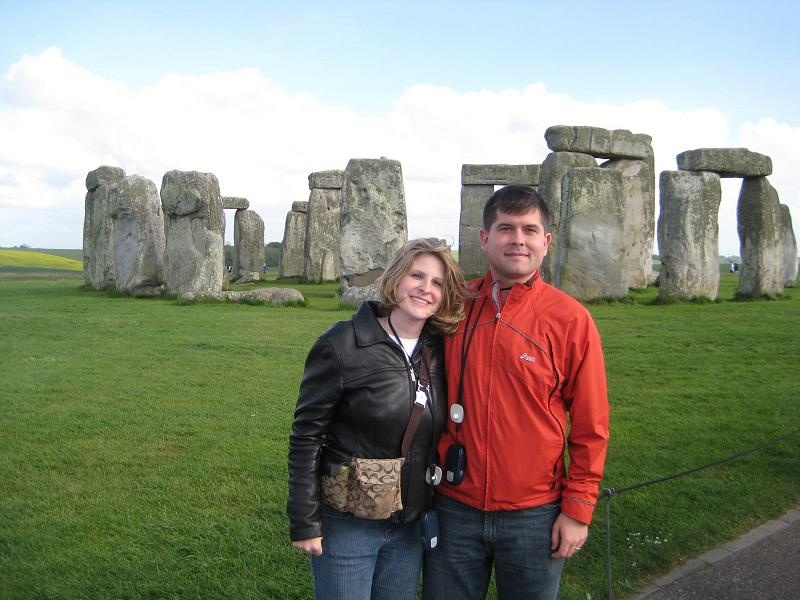
//> input picture hadoop-computer-vision/input/img_2500.jpg, 800 x 600 px
$ ./faceDetect ../../../hadoop-computer-vision/input/ out.png   (built with g++ and OpenCV 4)
//> lines starting //> are read from the running program, lines starting //| are printed output that depends on the picture; after the words box and inside, x2 and y2 are one past the last pixel; in counts of white or black regions, pixels touching at a corner belong together
//============================================================================
// Name        : faceDetect.cpp
// Author      : Eric Frohnhoefer
// Version     :
// Description : Face detection in C++
//============================================================================

#include <sys/types.h>
#include <dirent.h>
#include <errno.h>
#include <iostream>
#include <string>
#include <vector>
#include <iomanip>
#include <opencv2/core/core.hpp>
#include <opencv2/objdetect/objdetect.hpp>
#include <opencv2/imgproc/imgproc.hpp>
#include <opencv2/highgui/highgui.hpp>

using namespace cv;
using namespace std;

// Create memory for calculations
static CvMemStorage* storage = 0;

// Create a new Haar classifier
static CvHaarClassifierCascade* cascade = 0;

string classifierName[3] = {
		"./classifiers/haarcascade_frontalface_alt.xml",
		"./classifiers/haarcascade_frontalface_alt2.xml",
		"./classifiers/haarcascade_profileface.xml" };

// Function prototypes for detecting an object and draw a box around object
void load_detect_draw_and_save(string filename, string inputDir, string outputDir);
void detect_and_draw(IplImage* image);

int getDir (string dir, vector<string> &files);

int main(int argc, char** argv) {
	string inputDir;
	string outputDir;

	if (argc == 3) {
		inputDir = argv[1];
		outputDir = argv[2];
	} else {
		cerr << "USAGE: faceDetect input_dir output_dir classifier";
		return -1;
	}

	// Load the HaarClassifierCascade
	cascade = (CvHaarClassifierCascade*) cvLoad(classifierName[0].c_str(), 0,
			0, 0);

	if (!cascade) {
		cerr << "ERROR: Could not load classifier cascade\n";
		return -1;
	}

	// Allocate the memory storage
	storage = cvCreateMemStorage(0);

	int64 t = cvGetTickCount();

	vector<string> files = vector<string>();
	getDir(inputDir, files);

	for(unsigned int i = 0; i < files.size(); i++){
		cout << "Processing: " << files.at(i) << endl;
		load_detect_draw_and_save(files.at(i),inputDir,outputDir);
	}

	t = cvGetTickCount() - t;
	cout << "Time: " << setprecision(4) << setiosflags(ios::fixed) << t/cvGetTickFrequency()/1000000 << "sec" << endl;

	return 0;
}

void load_detect_draw_and_save(string filename, string inputDir, string outputDir) {
//> called with filename = "img_2500.jpg", inputDir = "../../../hadoop-computer-vision/input/", outputDir = "out.png"
	string infile = inputDir + "/" + filename;
	string outfile = outputDir + "/" + filename;

	IplImage* image = cvLoadImage(infile.c_str(), 1);
//> image is the input picture: 600 rows x 800 cols, CV_8UC3; mean B, G, R 124.6, 141, 138.6
	if (image) {
		// Detect and draw the face from the image
		detect_and_draw(image);

		// Save the image to output directory
		cvSaveImage(outfile.c_str(), image);

		// Release the memory
		cvReleaseImage(&image);
	}
}

void detect_and_draw(IplImage* img) {
	// Create two points to represent the face locations
	CvPoint pt1, pt2;

	// Clear the memory storage which was used before
	cvClearMemStorage(storage);

	// Find whether the cascade is loaded, to find the faces. If yes, then:
	if (cascade) {

		// There can be more than one face in an image. So create a growable sequence of faces.
		// Detect the objects and store them in the sequence
		CvSeq* faces = cvHaarDetectObjects(img, cascade, storage, 1.1, 3,
				CV_HAAR_DO_CANNY_PRUNING);
//> faces = 2 items

		// Loop the number of faces found.
		for (int i = 0; i < (faces ? faces->total : 0); i++) {
			// Create a new rectangle for drawing the face
			CvRect* r = (CvRect*) cvGetSeqElem(faces, i);

			// Find the dimensions of the face,and scale it if necessary
			pt1.x = r->x;
			pt2.x = (r->x + r->width);
			pt1.y = r->y;
			pt2.y = (r->y + r->height);

			// Draw the rectangle in the input image
			cvRectangle(img, pt1, pt2, CV_RGB(255,0,0), 1, 8, 0);
		}
//> this loop made 2 passes
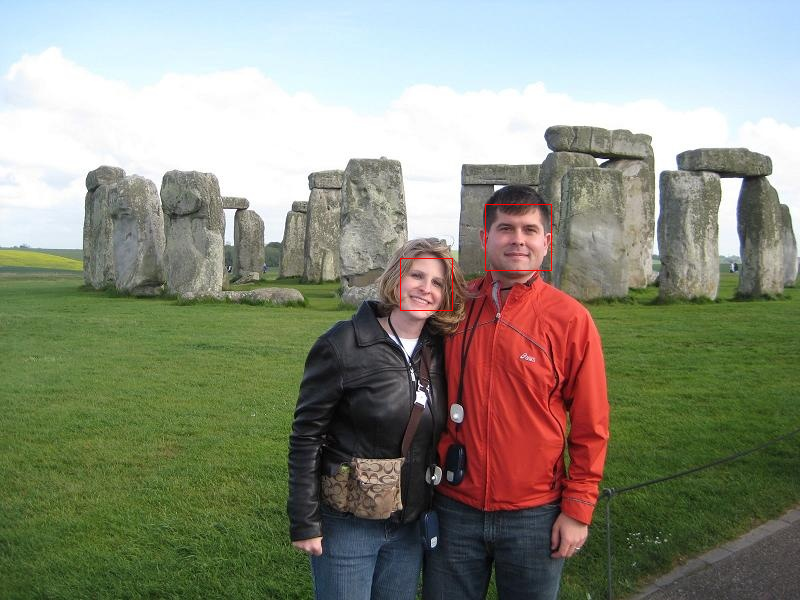
//> img: 600 rows x 800 cols, CV_8UC3; 0.1% of pixels changed, all inside (x1, y1, x2, y2) = (400, 204, 552, 311)
	}
}

int getDir (string dir, vector<string> &files)
{
    DIR *dp;
    struct dirent *dirp;
    if((dp  = opendir(dir.c_str())) == NULL) {
        cerr << "Error(" << errno << ") opening " << dir << endl;
        return errno;
    }

    while ((dirp = readdir(dp)) != NULL) {
    	string str = dirp->d_name;
    	if(str != "." && str != ".."){
    		files.push_back(str);
    	}
    }
    closedir(dp);
    return 0;
}
